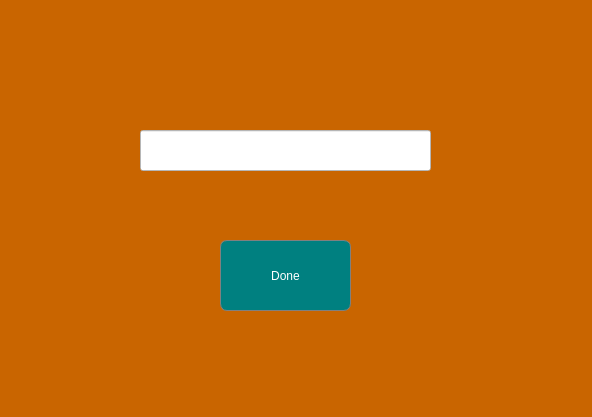
<?xml version="1.0" encoding="UTF-8"?>
<ui version="4.0">
 <class>CharsDialog</class>
 <widget class="QDialog" name="CharsDialog">
  <property name="geometry">
   <rect>
    <x>0</x>
    <y>0</y>
    <width>592</width>
    <height>417</height>
   </rect>
  </property>
  <property name="windowTitle">
   <string>Dialog</string>
  </property>
  <property name="styleSheet">
   <string notr="true">background:rgb(201,101,0);</string>
  </property>
  <widget class="QLineEdit" name="lineEdit_countchars">
   <property name="enabled">
    <bool>false</bool>
   </property>
   <property name="geometry">
    <rect>
     <x>140</x>
     <y>130</y>
     <width>291</width>
     <height>41</height>
    </rect>
   </property>
   <property name="styleSheet">
    <string notr="true">background:rgb(255, 255, 255);</string>
   </property>
  </widget>
  <widget class="QPushButton" name="pushButton_toexit">
   <property name="geometry">
    <rect>
     <x>220</x>
     <y>240</y>
     <width>131</width>
     <height>71</height>
    </rect>
   </property>
   <property name="styleSheet">
    <string notr="true">border-radius:7px;
border:1px solid grey;
background:teal;
color:white</string>
   </property>
   <property name="text">
    <string>Done</string>
   </property>
  </widget>
 </widget>
 <resources/>
 <connections/>
</ui>
